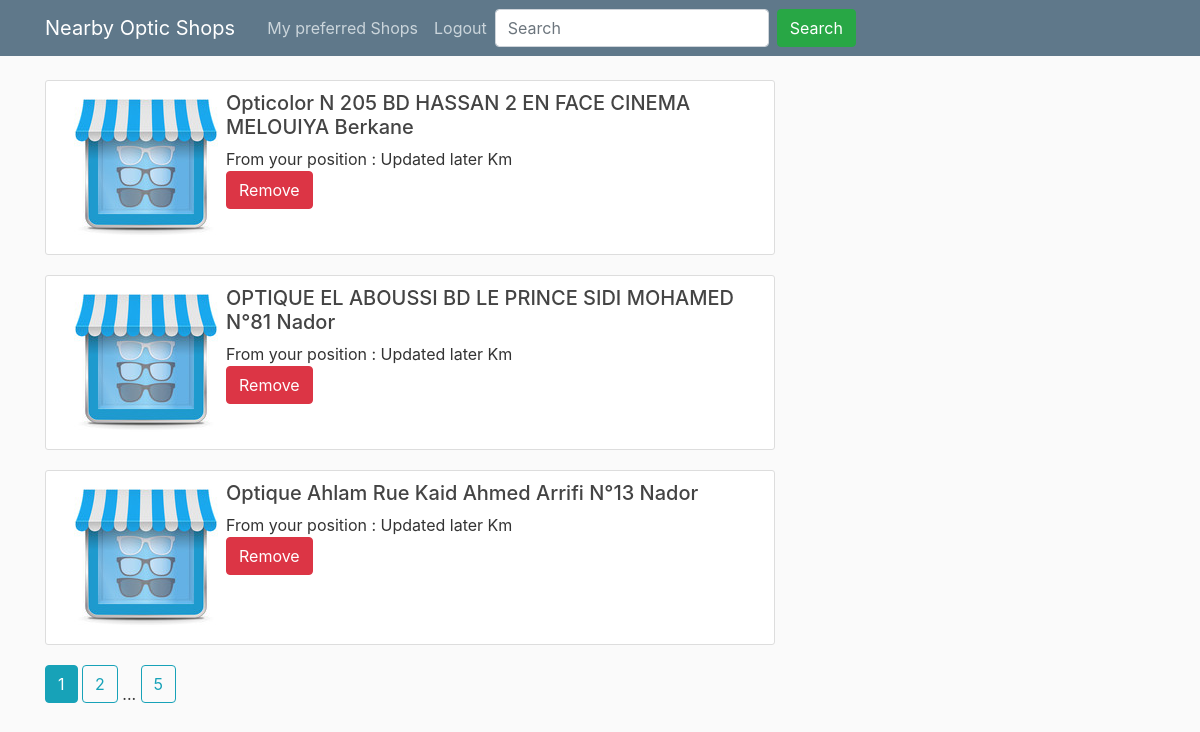
The app's page /PreferredShops (signed in) with its own data.
### shops_app/models.py (models this page shows, shortened)
class my_preferred_shops(db.Model):
	id = db.Column(db.Integer, primary_key=True)
	name = db.Column(db.String(30), nullable=False)
	address = db.Column(db.String(160), nullable=False)
	city = db.Column(db.String(16))
	email = db.Column(db.String(120))
	user_id = db.Column(db.Integer, db.ForeignKey('user.id'), nullable=False)

### shops_app/routes.py (the view)
@app.route('/PreferredShops')
def Preferred_Shops():
	page = request.args.get('page', 1, type=int)
	Shops = my_preferred_shops.query.filter_by(user_id=current_user.id).paginate(page=page, per_page=3)
	return render_template('my_preferred_shops.html',title='Preferred Shops',Shops=Shops)

### shops_app/models.py (called while the page is built)
@login_manager.user_loader
def load_user(user_id):
	return User.query.get(int(user_id))

### shops_app/templates/my_preferred_shops.html (shortened to what this page needs)
{% extends 'layout.html' %}
{% block content %}
    {% for item in Shops.items%}
        <div class="media content-section">
            <img class="rounded mx-auto d-block" src="{{url_for('static',filename='picture/shop1.png')}}" alt="Generic placeholder image">
            <div class="media-body">
                <h5 class="mt-0">{{item.name}} {{item.address}} {{item.city}} </h5>
                    From your position : Updated later Km
              <div>
                  <a href="{{ url_for('Remove', removed_id=item.id) }}">
                      <button type="button" class="btn btn-danger">Remove</button>
                  </a>
              </div>
            </div>
        </div>
    {% endfor %}
    {% for num_page in Shops.iter_pages(left_edge=1,right_edge=1,left_current=1,right_current=2) %}
            {% if num_page %}
                {%if Shops.page == num_page %}
                    <a class="btn btn-info mb-4" href="{{url_for('Preferred_Shops',page=num_page)}}">{{ num_page }}</a>
                {% else %}
                    <a class="btn btn-outline-info mb-4" href="{{url_for('Preferred_Shops',page=num_page)}}">{{ num_page }}</a>
                {% endif %}
            {% else %}
                ...
            {% endif %}
    {% endfor %}
{% endblock content %}

### shops_app/templates/layout.html (shortened to what this page needs)
<!DOCTYPE html>
<html>
<head>
    <link rel="stylesheet" href="https://stackpath.bootstrapcdn.com/bootstrap/4.1.3/css/bootstrap.min.css">
    <link rel="stylesheet" type="text/css" href="{{ url_for('static',filename='main.css')}}">
</head>
<body>
	<header class="site-header">
	  <nav class="navbar navbar-expand-md navbar-dark bg-steel fixed-top">
	    <div class="container">
	      <a class="navbar-brand mr-4" href="{{ url_for('home') }}">Nearby Optic Shops</a>
	      <div class="collapse navbar-collapse" id="navbarToggle">
	        <div class="navbar-nav mr-auto">
	          {% if current_user.is_authenticated %}
	          	<a class="nav-item nav-link" href="{{ url_for('Preferred_Shops') }}">My preferred Shops</a>
				<a class="nav-item nav-link" href="{{ url_for('logout') }}">Logout</a>
				<form class="form-inline my-2 my-lg-0" method="GET" action="{{ url_for('search') }}">
					  <input class="form-control mr-sm-2" type="search" placeholder="Search" aria-label="Search" name="item">
					  <button class="btn btn-success my-2 my-sm-0" type="submit">Search</button>
    			</form>
	          {% else %}
	          	<a class="nav-item nav-link" href="{{ url_for('login') }}">Login</a>
	          	<a class="nav-item nav-link" href="{{ url_for('Registration') }}">Register</a>
	          {% endif %}
	        </div>
	      </div>
	    </div>
	  </nav>
	</header>
	<main role="main" class="container">
	  <div class="row">
	    <div class="col-md-8">
	      {% block content %}{% endblock %}
	    </div>
	  </div>
	</main>
</body>
</html>

### shops_app/static/main.css (style rules this page uses)
body { background: #fafafa; color: #333333; margin-top: 5rem; }
h1, h2, h3, h4, h5, h6 { color: #444444; }
.bg-steel { background-color: #5f788a; }
.site-header .navbar-nav .nav-link { color: #cbd5db; }
.content-section { background: #ffffff; padding: 10px 20px; border: 1px solid #dddddd; border-radius: 3px; margin-bottom: 20px; }

### records on screen
my_preferred_shops: name "Opticolor", address "N 205 BD HASSAN 2 EN FACE CINEMA MELOUIYA", city "Berkane"
my_preferred_shops: name "OPTIQUE EL ABOUSSI", address "BD LE PRINCE SIDI MOHAMED N°81", city "Nador"
my_preferred_shops: name "Optique Ahlam", address "Rue Kaid Ahmed Arrifi N°13", city "Nador"

### other values on screen
{{ num_page }} "1"
{{ num_page }} "2" "5"
